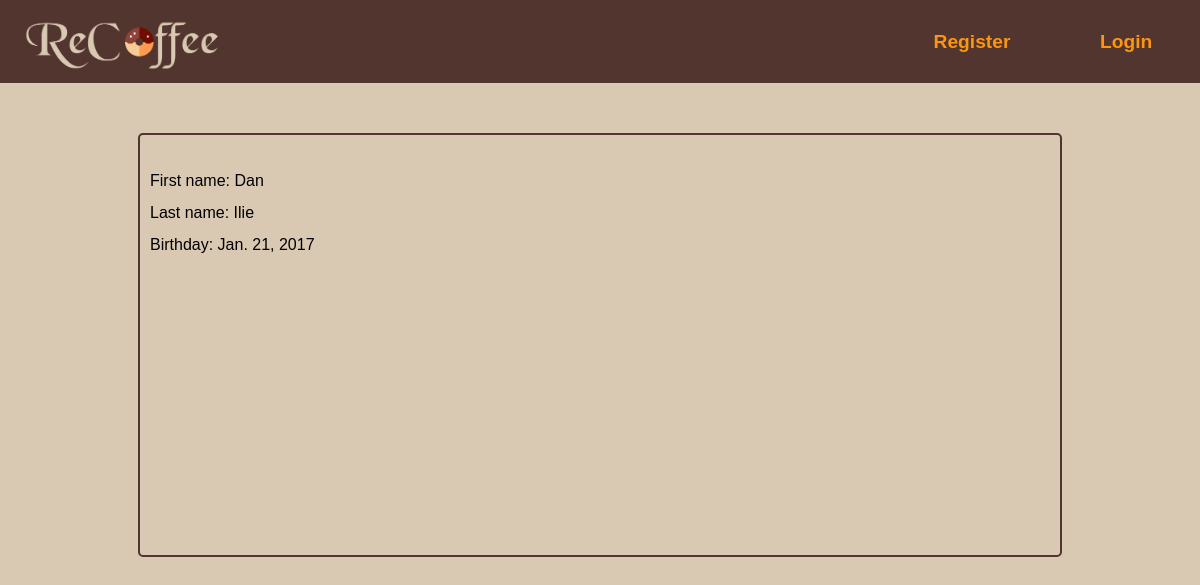
Before: /user/1/ with the older database file.
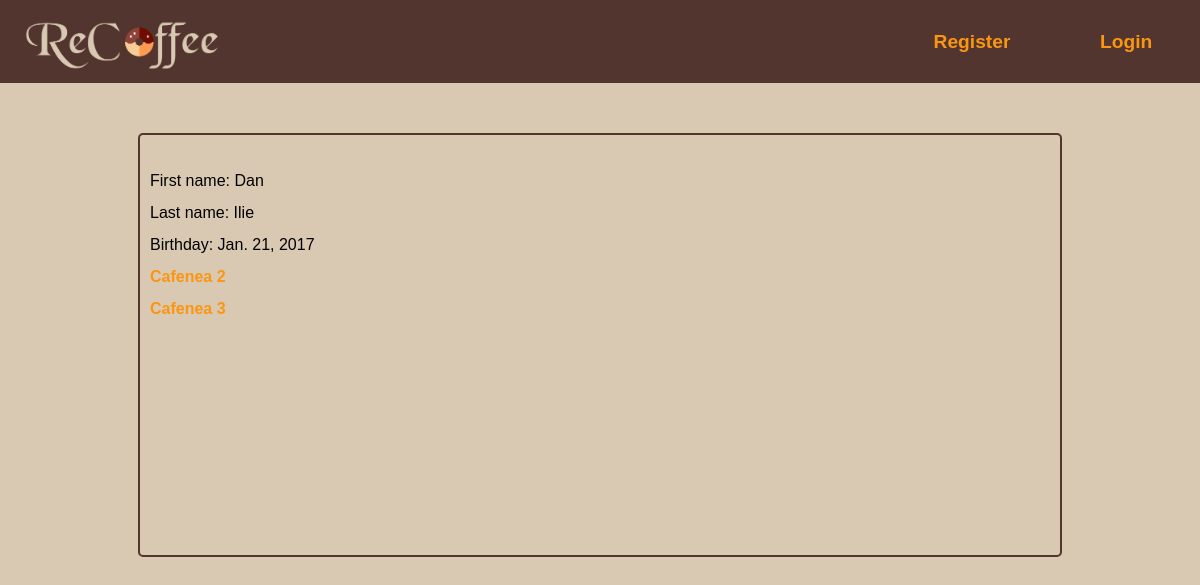
After: the same page with the newer database file.
### ReCoffee/models.py (models this page shows, shortened)
class Favorite(models.Model):
    user = models.ForeignKey(UserProfile, related_name='favorite')
    shop = models.ForeignKey(ShopProfile, related_name='favorite')
    class Meta:
        unique_together = ('user', 'shop')

class ShopProfile(models.Model):
    name = models.CharField(max_length=50)
    location = models.CharField(max_length=200)
    rating = models.DecimalField(
        default=0,
        max_digits=2,
        decimal_places=1)

### ReCoffee/views.py (the view)
# urls.py: url(r'^user/(?P<pk>\d+)/$', views.user_profile,
def user_profile(request, pk):
    user_profile = models.UserProfile.objects.get(pk=pk)
    fave_list = user_profile.favorite.all()
    context = {'user_profile': user_profile, 'fave_list': fave_list, }
    return render(request, 'ReCoffee/user_profile.html', context)

### ReCoffee/templates/ReCoffee/user_profile.html (shortened to what this page needs)
{% extends 'ReCoffee/base.html' %}
{% block content %}
{% block head%}
<article class="profile">
	<img src="{{ user.profile.avatar.url }}" id="avatar">
	<span> First name: {{ user_profile.first_name }} </span>
	<br><span> Last name: {{ user_profile.last_name }} </span>
	<br><span> Birthday: {{ user_profile.birthday }} </span>
	{% for fave in fave_list %}
		<br>
		<a href="{% url 'shop_profile' fave.shop.pk %}"> {{ fave.shop.name }}</a>
	{% endfor %}
</article>
{% endblock %}
{% endblock %}

Changed rows visible on the page:
added Favorite: shop.name "Cafenea 2"
added Favorite: shop.name "Cafenea 3"
